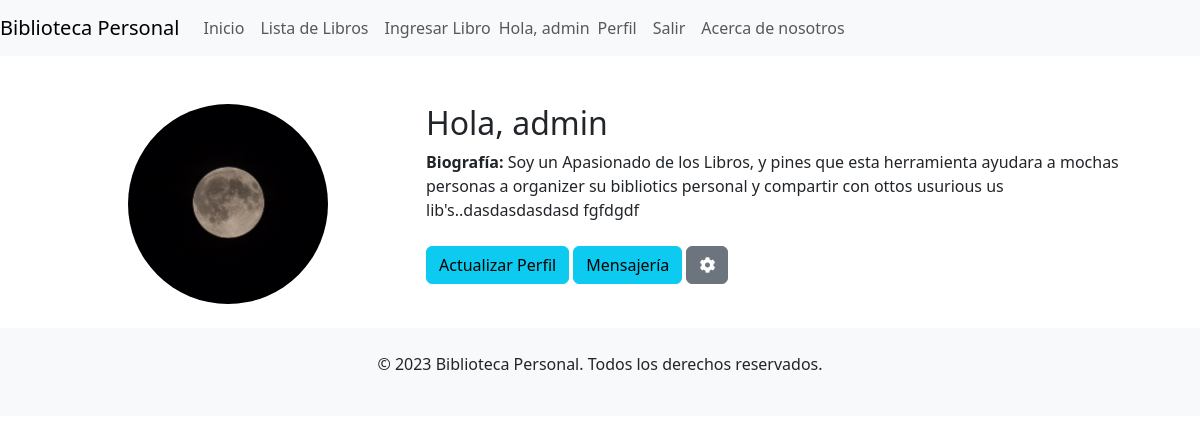
Page /usuarios/registro/perfil/ (signed in) on the earlier database version.
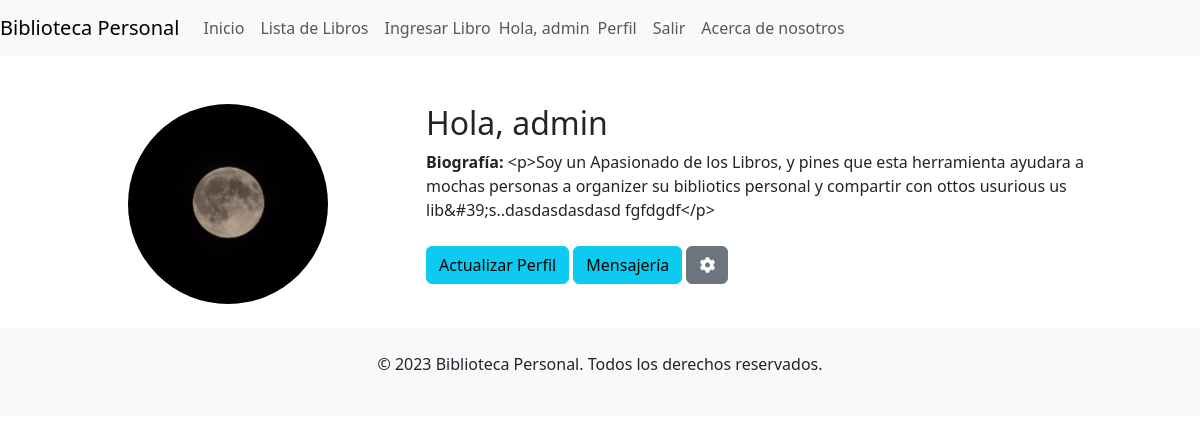
Same page on the later database version.
### usuarios/models.py (models this page shows)
class UserProfile(models.Model):
    user = models.OneToOneField(User, on_delete=models.CASCADE)
    profile_image = models.ImageField(upload_to='profile_images/', null=True, blank=True)
    bio = RichTextField(blank=True, null=True)

### usuarios/views.py (the view)
# urls.py: path('perfil/', views.perfil, name='perfil'),
@login_required
def perfil(request):
    profile, created = UserProfile.objects.get_or_create(user=request.user)
    if request.method == "POST":
        form = UserProfileForm(request.POST, request.FILES, instance=profile)
        if form.is_valid():
            form.save()
            messages.success(request, "Perfil actualizado con éxito.")
        else:
            messages.error(request, "Hubo un error al actualizar el perfil.")
    else:
        form = UserProfileForm(instance=profile)
    return render(request, 'usuarios/perfil.html', {'profile': profile, 'form': form})

### usuarios/templates/usuarios/perfil.html (shortened to what this page needs)
{% extends "inicio/homepage.html" %}
{% load static %}
{% block content %}
<div class="container mt-5">
  <div class="row">
    <div class="col-md-4">
      <div class="text-center">
        {% if profile.profile_image %}
        <img src="{{ profile.profile_image.url }}" class="rounded-circle" width="200" height="200" />
        {% else %}
        <img src="{% static 'img/default_profile.jpg' %}" class="rounded-circle" width="200" height="200" />
        {% endif %}
      </div>
    </div>
    <div class="col-md-8">
      <h2>Hola, {{ user.username }}</h2>
      <p><strong>Biografía:</strong> {{ profile.bio }}</p>
      <button type="button" class="btn btn-info mt-2" data-bs-toggle="modal" data-bs-target="#editProfileModal">
        Actualizar Perfil
      </button>
      <button type="button" class="btn btn-info mt-2" onclick="location.href='{% url 'bandeja_entrada' %}'">
        Mensajería
    </button>
      <button type="button" class="btn btn-secondary mt-2" data-bs-toggle="modal" data-bs-target="#configuracionModal">
        <i class="fas fa-cog"></i>
      </button>
    </div>
  </div>
</div>
{% endblock %}

Differences in the rows shown:
changed UserProfile: bio "Soy un Apasionado de los Libros, y pines que esta herramienta ayudara a mochas personas a organizer su bibliotics personal y compartir con ottos usurious us lib's..dasdasdasdasd fgfdgdf" → "<p>Soy un Apasionado de los Libros, y pines que esta herramienta ayudara a mochas personas a organizer su bibliotics personal y compartir con ottos usurious us lib&#39;s..dasdasdasdasd fgfdgdf</p>"
